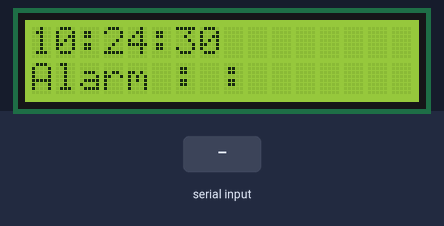
A sketch run on a simulated Arduino Uno, built with avr-gcc and run on an emulated ATmega328P. Shown: 16×2 character LCD. The test bench sets the inputs (shaded band). The local clock reads 2024-03-15 10:24:30 at power-on unless the sketch sets it; what the sketch prints to the serial monitor is not drawn.

Above: at 0.1 s.
At 1.2 s:
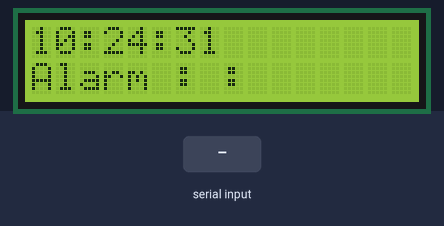
1.3 s: "1:" received over the second serial link
At 3.8 s:
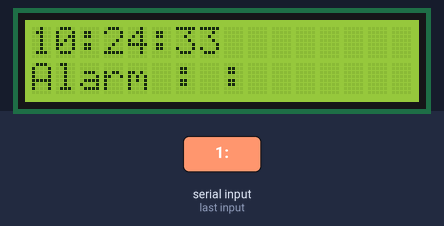
Timing chart, 0 to 5.3 s (numbered marks = the images above; inputs shaded):
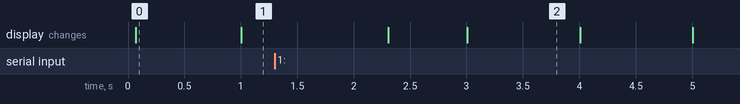

The sketch:

sketch_mar21a.ino
```cpp
// include the library code:
#include <LiquidCrystal.h>
#include <virtuabotixRTC.h>
#include <SoftwareSerial.h>// import the serial library
int piezoPin = 6;
String c = "";
String content = "";
String alarmHour = "";
String alarmMinute = "";
bool alarmOn = true;
SoftwareSerial BTserial(13, 12); // RX | TX
// initialize the library with the numbers of the interface pins
LiquidCrystal lcd(8, 7, 5, 4, 3, 2);
virtuabotixRTC myRTC(11, 10,9);
void setup() {
  Serial.begin(38400);
    Serial.println("Arduino is ready");
    Serial.println("Remember to select Both NL & CR in the serial monitor");

    // HC-05 default serial speed for AT mode is 38400
    BTserial.begin(9600);
   //Serial.begin(9600);
   //myRTC.setDS1302Time(0, 06, 21, 4, 21, 3, 2019);
  // set up the LCD's number of columns and rows:
  lcd.begin(16, 2);
  // Print a message to the LCD.
  lcd.setCursor(0, 1);
  lcd.print("Alarm : " + alarmHour + ":" + alarmMinute);
}
void alarm(){
  tone(piezoPin, 3000, 500);
  delay(1000);
}
void loop() {

  // set the cursor to column 0, line 1
  // (note: line 1 is the second row, since counting begins with 0):
  lcd.setCursor(0, 0);
  // print the number of seconds since reset:
  lcd.print(String(myRTC.hours) + ":" + String(myRTC.minutes) + ":" + String(myRTC.seconds));
   myRTC.updateTime();

if (BTserial.available())
    {
      while(BTserial.available()){
        c = BTserial.readStringUntil(':');
        content.concat(c);
        alarmHour = c;
        Serial.println(alarmHour);
        content = "";
        Serial.read();
        c = BTserial.readStringUntil(':');
        content.concat(c);
        alarmMinute =  c;
      }
      if (content != ""){
        Serial.println(content);
          lcd.setCursor(0, 1);
  lcd.print("Alarm : " + alarmHour + ":" + alarmMinute);
    lcd.setCursor(0, 0);
  lcd.print(String(myRTC.hours) + ":" + String(myRTC.minutes) + ":" + String(myRTC.seconds));
      }
        //c = BTserial.read();
        //Serial.write(c);
        //delay(3);

if (String(myRTC.hours) == String(alarmHour) & String(myRTC.minutes) ==  String(alarmMinute) & alarmOn == true){
  alarm();

}
    }

    // Keep reading from Arduino Serial Monitor and send to HC-05
    if (Serial.available())
    {
        c =  Serial.read();
        BTserial.write("1");
        Serial.println(alarmHour);
        Serial.println(alarmMinute);
    }
}
```

Measured:
- what the display in image 0 shows lasts 0.9 s, from 0.1 s to 1.0 s
- what the display in image 2 shows lasts 1.0 s, from 3.0 s to 4.0 s
